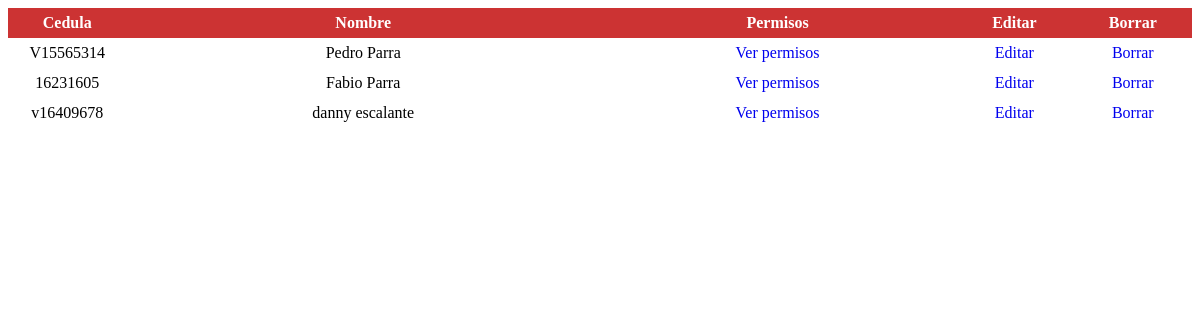
The app's page /vista/usuario/listar_usuario.php with its own data.
### tables this page shows
CREATE TABLE `usuario` (
  `cod_usu` int(11) NOT NULL,
  `ced_usu` varchar(20) NOT NULL,
  `ema_usu` varchar(100) NOT NULL,
  `cla_usu` varchar(32) NOT NULL,
  `nom_usu` varchar(60) NOT NULL,
  `tel_usu` varchar(20) NOT NULL,
  `dir_usu` varchar(100) NOT NULL,
  `fky_rol` int(11) NOT NULL,
  `est_usu` char(1) NOT NULL
);

### clase/usuario/usuario.class.php (called while the page is built, shortened)
<?php
require_once("../../clase/utilidad/utilidad.class.php");
class usuario extends utilidad
{
		public function listar()
		{
	    $sql="select * from usuario";
	    $lis=$this->ejecutar($sql);
		return $lis;
		}
}
?>

### clase/utilidad/utilidad.class.php (called while the page is built, shortened)
<?php
class utilidad
{
    private  $con_bdt;
    public function __construct()
      {
      $this->con_bdt=@mysqli_connect("localhost","root","13081","sistfact");
      }
   protected function ejecutar($sql)
   {
         $ret=mysqli_query($this->con_bdt,$sql);
         return $ret;
      }
    public function extraer_dato($puntero)
      {
        return mysqli_fetch_assoc($puntero);
      }
}
?>

### vista/usuario/listar_usuario.php (the view, shortened to what this page needs)
<?php
require("../../clase/usuario/usuario.class.php");
$obj_usu = new usuario;
 ?>
<!DOCTYPE html>
<html lang="en">
<head>
	<link rel="stylesheet" type="text/css" href="../../css/estilo.css">
</head>
<body>
	<form action="../../controlador/usuario/controlador_usuario.php" method="POST" accept-charset="utf-8" id="for_usu">
			<div class="contenedor_listado_grande">
					<span class="titulo letra_blanca pocision altura30 columna10">Cedula</span>
					<span class="titulo letra_blanca pocision altura30 columna40">Nombre</span>
					<span class="titulo letra_blanca pocision altura30 columna30">Permisos</span>
					<span class="titulo letra_blanca pocision altura30 columna10">Editar</span>
					<span class="titulo letra_blanca pocision altura30 columna10">Borrar</span>
					<?php
						$usu=$obj_usu->listar();
						while( ($dat_usu=$obj_usu->extraer_dato($usu))>0 )
						{
							echo "<span class='pocision altura30 columna10'>$dat_usu[ced_usu]</span>";
							echo "<span class='pocision altura30 columna40'>$dat_usu[nom_usu]</span>";
							echo "<span class='pocision altura30 columna30'>
                                  <a href='ver_permiso.php?fky_usu=$dat_usu[cod_usu]'>Ver permisos</a></span>";
							echo "<span class='pocision altura30 columna10'>
								<a href='editar_usuario.php?cod_usu=$dat_usu[cod_usu]'>Editar</a></span>";
							echo "<span class='pocision altura30 columna10'>
							    <a href='javascript:borrar_usuario($dat_usu[cod_usu])'>Borrar</a></span>";
						}
					 ?>
			</div>
	</form>
</body>
</html>

### css/estilo.css (style rules this page uses)
* { font-family: 'Poiret One', cursive; }
.titulo, input[type="submit"], input[type="button"] { background-color: #cc3333; font-weight: bold; }
.letra_blanca, input[type="submit"], input[type="button"] { color: #ffffff; }
.altura30, input[type="submit"], input[type="button"] { height: 30px; line-height: 30px; }
.pocision { text-align: center; }
a { text-decoration: none; }
.columna40 { width: 40%; }
.columna10 { width: 10%; }
.columna30 { width: 30%; }
.contenedor_listado_grande span { display: inline-block; float: left; }

### records on screen
usuario: ced_usu "V15565314", nom_usu "Pedro Parra"
usuario: ced_usu "16231605", nom_usu "Fabio Parra"
usuario: ced_usu "v16409678", nom_usu "danny escalante"
